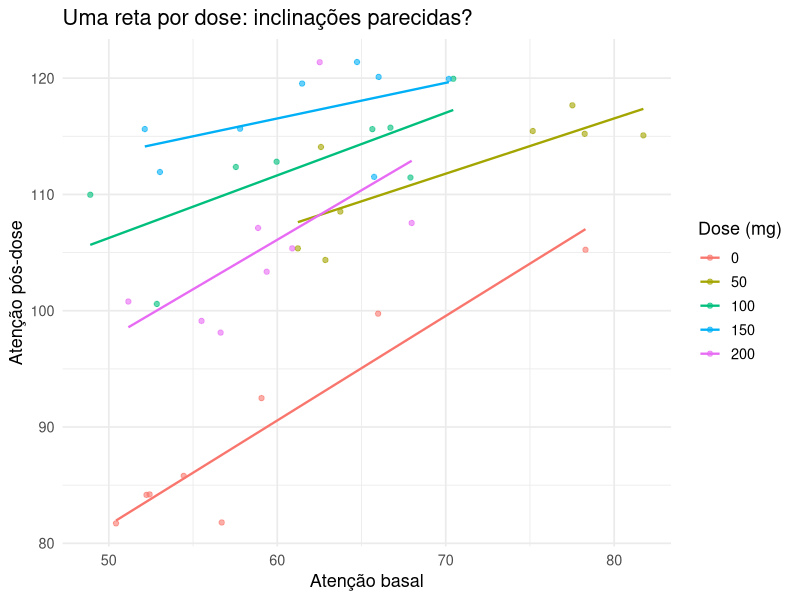
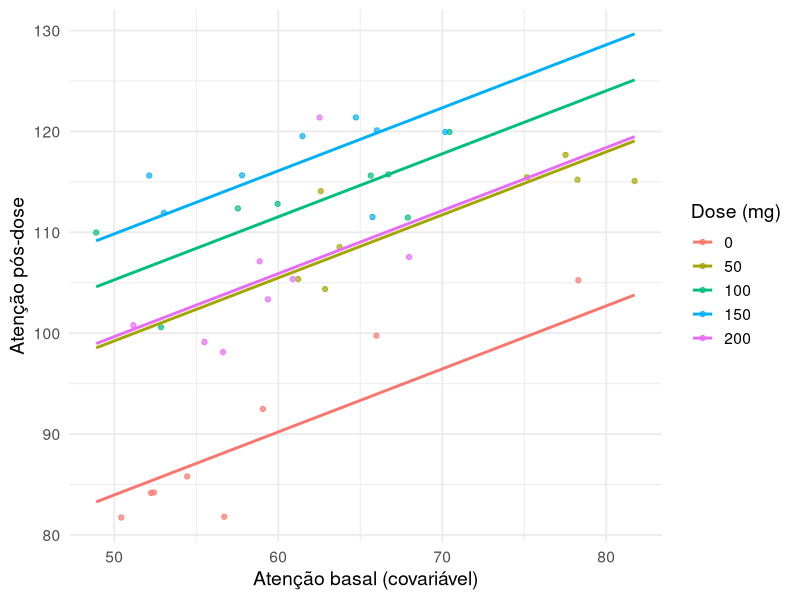
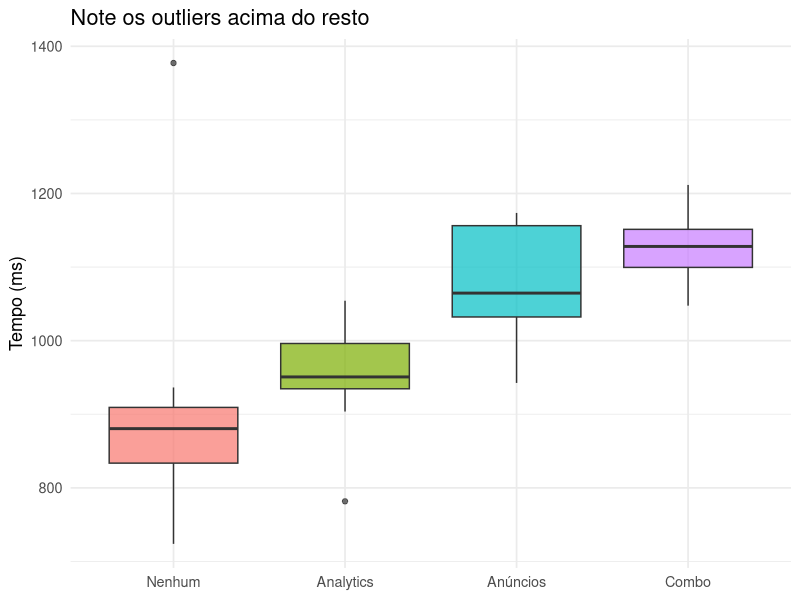

The R script that drew these images, in order:
## ---- chunk 1
options(html.tag.transform.rmarkdown = TRUE)
knitr::opts_chunk$set(echo = TRUE, warning = FALSE, message = FALSE, fig.retina = 2)
suppressPackageStartupMessages({
  library(tidyverse)
  library(kableExtra)
  library(broom)
  library(emmeans)
  library(car)
})
## ---- chunk 2
set.seed(7)
dose_mg <- c(0, 50, 100, 150, 200)
dose_f <- factor(rep(dose_mg, each = 8))
basal <- rnorm(40, 60, 8)
efeito_dose <- function(d) 20 + 0.35 * d - 0.0013 * d^2

cafeina <- tibble(
  dose = dose_f, basal = basal,
  atencao_pos = 40 + 0.5 * basal + efeito_dose(as.numeric(as.character(dose_f))) +
    rnorm(40, 0, 5)
)
## ---- chunk 3
mod_inclinacoes <- lm(atencao_pos ~ basal * dose, data = cafeina)
anova(mod_inclinacoes)[3, ]   # interação basal:dose -- não significativa?
## ---- chunk 4
ggplot(cafeina, aes(basal, atencao_pos, color = dose)) +
  geom_point(alpha = 0.6) +
  geom_smooth(method = "lm", se = FALSE, linewidth = 0.8) +
  labs(x = "Atenção basal", y = "Atenção pós-dose", color = "Dose (mg)",
       title = "Uma reta por dose: inclinações parecidas?") +
  theme_minimal(base_size = 13)
## ---- chunk 5
mod_ancova <- lm(atencao_pos ~ basal + dose, data = cafeina)
anova(mod_ancova)                 # SQ sequencial: covariável entra primeiro
## ---- chunk 6
emmeans(mod_ancova, ~ dose)       # médias de dose já ajustadas para o basal médio
## ---- chunk 7
grade_basal <- tibble(basal = seq(min(cafeina$basal), max(cafeina$basal), length.out = 50))
retas_dose <- map_dfr(levels(cafeina$dose), function(d) {
  g <- grade_basal
  g$dose <- factor(d, levels = levels(cafeina$dose))
  g$ajuste <- predict(mod_ancova, newdata = g)
  g
})

ggplot() +
  geom_point(data = cafeina, aes(basal, atencao_pos, color = dose), alpha = 0.7) +
  geom_line(data = retas_dose, aes(basal, ajuste, color = dose), linewidth = 1) +
  labs(x = "Atenção basal (covariável)", y = "Atenção pós-dose", color = "Dose (mg)") +
  theme_minimal(base_size = 14)
## ---- chunk 8
set.seed(42)
n <- 15; dose_num <- as.numeric(as.character(factor(rep(c(0, 50, 100), each = n))))
ansiedade_pos <- 20 + 0.08 * dose_num + rnorm(n * 3, 0, 4)     # afetada pela dose!
atencao_med   <- 70 - 0.75 * ansiedade_pos + rnorm(n * 3, 0, 5) # dose so afeta via ansiedade

coef(lm(atencao_med ~ dose_num))                       # efeito TOTAL (correto)
coef(lm(atencao_med ~ dose_num + ansiedade_pos))        # "ajustado" pelo mediador (ERRADO)
## ---- chunk 9
set.seed(2026)
config <- c("Nenhum", "Analytics", "Anúncios", "Combo")
efeito_config <- c(Nenhum = 0, Analytics = 60, Anúncios = 140, Combo = 210)
dados_scripts <- tibble(
  config = factor(rep(config, each = 10), levels = config),
  tempo_ms = 900 + efeito_config[as.character(config)] + rnorm(40, 0, 70)
)

set.seed(3)
idx_lentos <- sample(1:40, 4)
dados_scripts$tempo_ms[idx_lentos] <- dados_scripts$tempo_ms[idx_lentos] +
  rexp(4, rate = 1 / 2000)   # cauda pesada: conexões lentas
## ---- chunk 10
ggplot(dados_scripts, aes(config, tempo_ms, fill = config)) +
  geom_boxplot(alpha = 0.7, show.legend = FALSE) +
  labs(x = NULL, y = "Tempo (ms)", title = "Note os outliers acima do resto") +
  theme_minimal(base_size = 13)
## ---- chunk 11
shapiro.test(residuals(aov(tempo_ms ~ config, data = dados_scripts)))$p.value
kruskal.test(tempo_ms ~ config, data = dados_scripts)
## ---- chunk 12
pairwise.wilcox.test(dados_scripts$tempo_ms, dados_scripts$config,
                      p.adjust.method = "bonferroni")
## ---- chunk 13
# 1. SEMPRE testar homogeneidade de inclinações antes de interpretar a ANCOVA
lm(atencao_pos ~ basal * dose, data = cafeina) %>% anova() %>%
  broom::tidy() %>% filter(term == "basal:dose")

# 2. Se a interação não for significativa, remova-a e ajuste o modelo aditivo
mod_ancova <- lm(atencao_pos ~ basal + dose, data = cafeina)

# 3. car::Anova(type = 2) para soma de quadrados tipo II (ordem não importa
#    entre termos de mesmo "nível" quando não há interação no modelo)
car::Anova(mod_ancova, type = 2)
## ---- chunk 14
# kruskal.test() aceita a mesma sintaxe de formula que aov()
kruskal.test(tempo_ms ~ config, data = dados_scripts)

# post-hoc: Wilcoxon par a par, SEMPRE com correção -- nunca sem ajuste
pairwise.wilcox.test(dados_scripts$tempo_ms, dados_scripts$config,
                      p.adjust.method = "bonferroni")$p.value[1, 1]
## ---- chunk 15
set.seed(11)
grupo <- factor(rep(c("A","B","C"), each = 10))
y <- c(sample(2:4, 10, TRUE, c(.3,.4,.3)), sample(3:5, 10, TRUE, c(.2,.4,.4)),
       sample(1:3, 10, TRUE, c(.4,.4,.2)))     # escala 1-5: muitos empates
table(y)                                        # varios valores repetidos

postos <- rank(y); R_i <- tapply(postos, grupo, sum); n_i <- tapply(postos, grupo, length)
N <- length(y)
H_sem_correcao <- 12/(N*(N+1)) * sum(R_i^2/n_i) - 3*(N+1)
kruskal.test(y ~ grupo)$statistic   # kruskal.test() ja aplica a correcao sozinho
